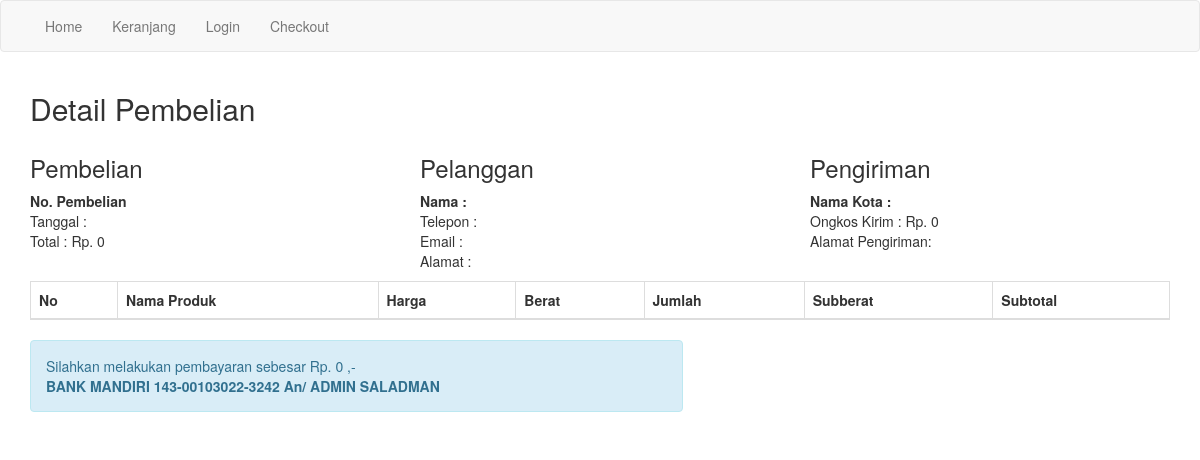
The app's page /nota.php, older data.
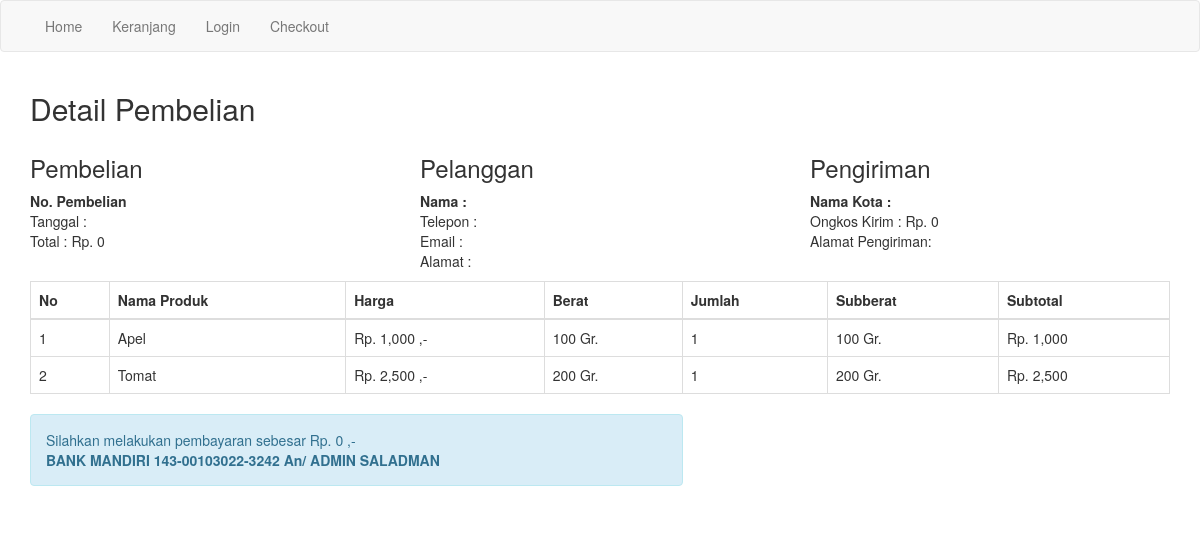
The same page, newer data.
### tables this page shows
CREATE TABLE `pembelian_produk` (
  `id_pembelian_produk` int(11) NOT NULL,
  `id_pembelian` int(11) NOT NULL,
  `id_produk` int(11) NOT NULL,
  `jumlah` int(11) NOT NULL,
  `nama` varchar(100) NOT NULL,
  `harga` int(11) NOT NULL,
  `berat` int(11) NOT NULL,
  `subberat` int(11) NOT NULL,
  `subharga` int(11) NOT NULL
);

### nota.php (the view, shortened to what this page needs)
<?php
	include 'koneksi.php';
?>
<!DOCTYPE html>
<html>
<head>
	<link rel="stylesheet" type="text/css" href="admin/assets/css/bootstrap.css">
</head>
<body>
	<nav class="navbar navbar-default">
		<div class="container">
			<ul class="nav navbar-nav">
				<li><a href="index.php">Home</a></li>
				<li><a href="keranjang.php">Keranjang</a></li>
				<?php if(isset($_SESSION['pelanggan'])) : ?>
					<li><a href="logout.php">Logout</a></li>
				<?php else : ?>
					<li><a href="login.php">Login</a></li>
				<?php endif ?>
				<li><a href="checkout.php">Checkout</a></li>
			</ul>
		</div>
	</nav>
	<section class="konten">
		<div class="container">
			<h2>Detail Pembelian</h2>
			<?php
				$query = $koneksi->query("SELECT * FROM pembelian JOIN pelanggan
					                      ON pembelian.id_pelanggan = pelanggan.id_pelanggan
					                      WHERE pembelian.id_pembelian = '$_GET[id]'");
				$detail = $query->fetch_assoc();
			?>
			<div class ="row">
					<div class="col-md-4">
						<h3> Pembelian </h3>
						<strong> No. Pembelian <?php echo $detail['id_pembelian']; ?></strong><br>
						Tanggal : <?php echo $detail['tanggal_pembelian']; ?> <br>
						Total : Rp. <?php echo number_format($detail['total_pembelian']); ?>
					</div>
					<div class="col-md-4">
						<h3> Pelanggan </h3>
						<strong> Nama : <?php echo $detail['nama_pelanggan']; ?></strong><br>
						<p>
							Telepon : <?php echo $detail['telepon_pelanggan']; ?> <br>
							Email : <?php echo $detail['email_pelanggan']; ?> <br>
							Alamat : <?php echo $detail['alamat_pelanggan']; ?>
						</p>
					</div>
					<div class="col-md-4">
						<h3> Pengiriman </h3>
						<strong> Nama Kota : <?php echo $detail['nama_kota']; ?></strong><br>
						Ongkos Kirim : Rp. <?php echo number_format($detail['tarif']); ?><br>
						Alamat Pengiriman: <?php echo $detail['alamat_pengiriman']; ?>
					</div>
			</div>
			<table class="table table-bordered">
				<thead>
					<tr>
						<th>No</th>
						<th>Nama Produk</th>
						<th>Harga</th>
						<th>Berat</th>
						<th>Jumlah</th>
						<th>Subberat</th>
						<th>Subtotal</th>
					</tr>
				</thead>
				<tbody>
					<?php
						$query = $koneksi->query("SELECT * FROM pembelian_produk WHERE id_pembelian= '$_GET[id]'");
						$nomor = 1;
						while($data = $query->fetch_assoc()){
				    ?>
					<tr>
						<td><?php echo $nomor; ?></td>
						<td><?php echo $data['nama']; ?></td>
						<td>Rp. <?php echo number_format($data['harga']); ?> ,-</td>
						<td><?php echo $data['berat']; ?> Gr. </td>
						<td><?php echo $data['jumlah']; ?></td>
						<td><?php echo $data['subberat']; ?> Gr. </td>
						<td>Rp. <?php echo number_format($data['subharga']); ?></td>
					</tr>
					<?php
						$nomor++;
						}
					?>
				</tbody>
			</table>
			<div class="row">
				<div class="col-md-7">
					<div class="alert alert-info">
						<p>
							Silahkan melakukan pembayaran sebesar Rp. <?php echo number_format($detail['total_pembelian']); ?> ,-
							<br>
							<strong>BANK MANDIRI 143-00103022-3242 An/ ADMIN SALADMAN</strong>
						</p>
					</div>
				</div>
			</div>
		</div>
	</section>
</body>
</html>

Row changes from the older to the newer data that the page shows:
added pembelian_produk: nama "Apel", harga "1,000", berat "100", jumlah "1", subberat "100", subharga "1,000"
added pembelian_produk: nama "Tomat", harga "2,500", berat "200", jumlah "1", subberat "200", subharga "2,500"
